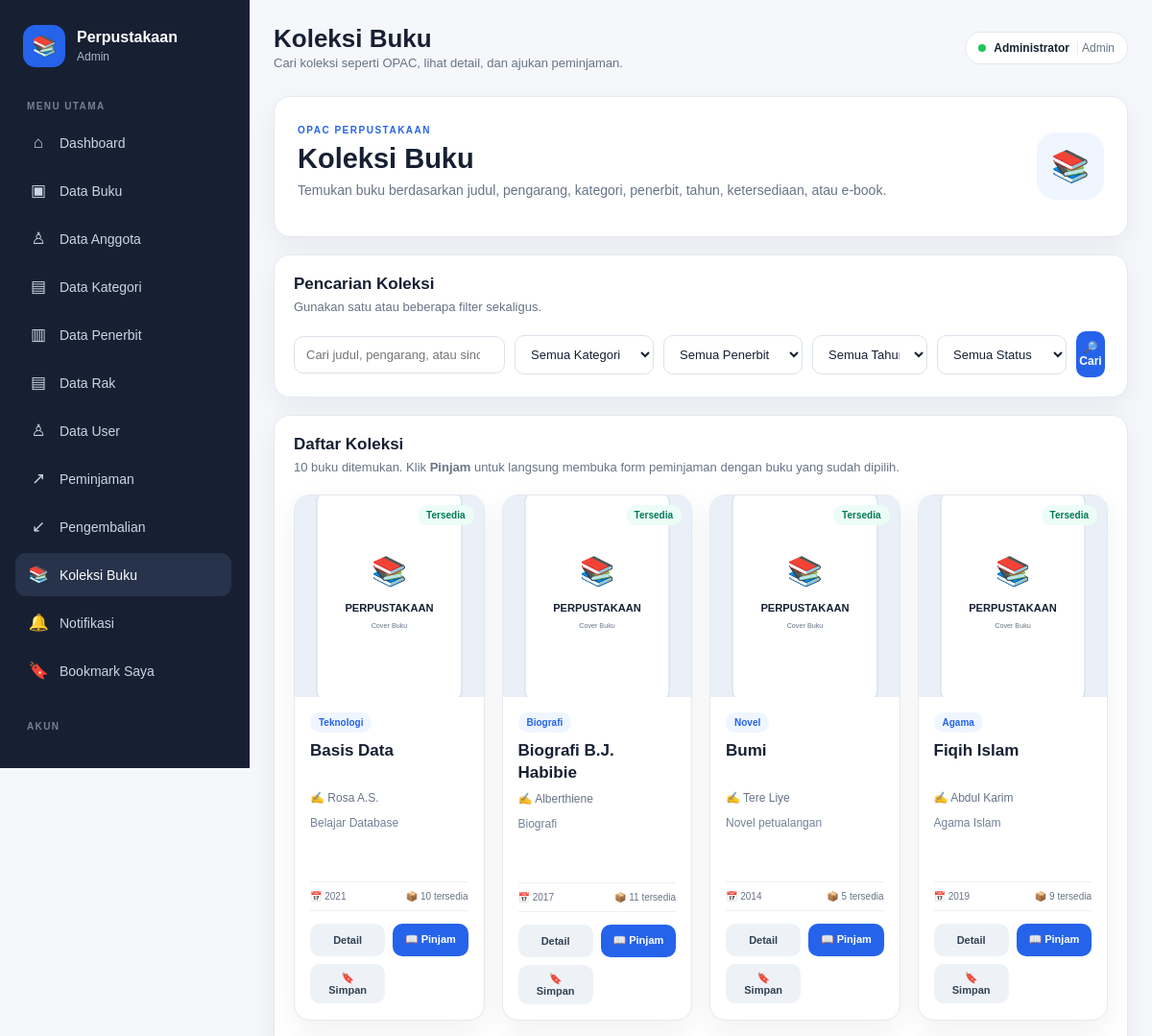
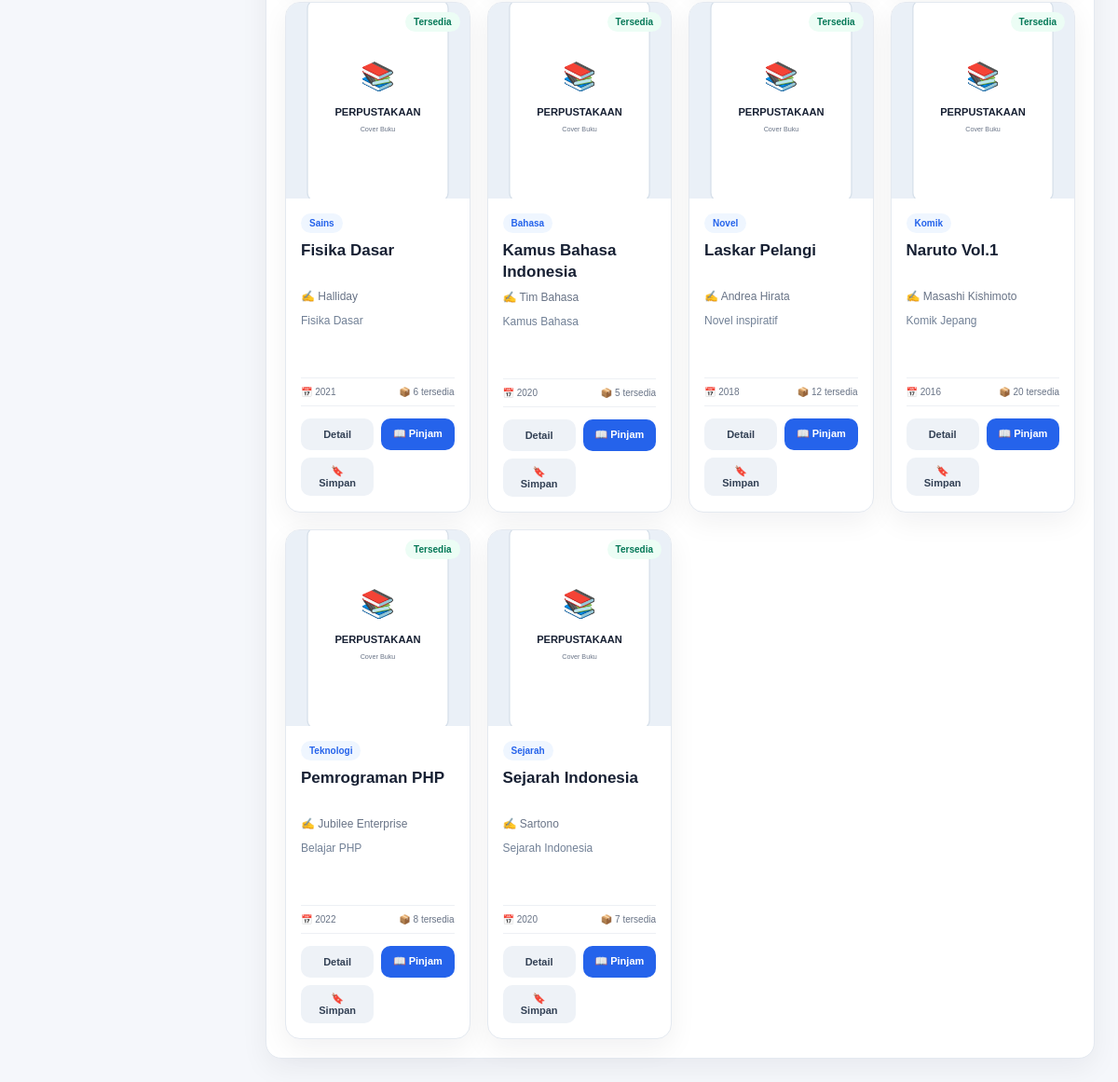
Page /pencarian/cari_buku.php (signed in) on the committed database (2 pictures, top to bottom).
### tables this page shows
CREATE TABLE `buku` (
  `id` int(10) UNSIGNED NOT NULL,
  `judul` varchar(255) NOT NULL,
  `kategori_id` int(10) UNSIGNED NOT NULL,
  `penerbit_id` int(10) UNSIGNED NOT NULL,
  `pengarang` varchar(150) DEFAULT NULL,
  `jumlah_halaman` int(10) UNSIGNED DEFAULT NULL,
  `jumlah_stok` int(10) UNSIGNED DEFAULT 0,
  `tahun_terbit` smallint(5) UNSIGNED DEFAULT NULL,
  `sinopsis` text DEFAULT NULL,
  `gambar` varchar(255) DEFAULT NULL,
  `status_aktif` tinyint(1) NOT NULL DEFAULT 1,
  `views_count` int(10) UNSIGNED NOT NULL DEFAULT 0,
  `id_rak` int(10) UNSIGNED DEFAULT NULL,
  `ebook_file` varchar(255) DEFAULT NULL
);

CREATE TABLE `kategori` (
  `id` int(10) UNSIGNED NOT NULL,
  `kode_kategori` varchar(20) NOT NULL,
  `nama_kategori` varchar(100) NOT NULL
);

### config/app.php (called while the page is built, shortened)
<?php
function url($path = "")
{
  $path = ltrim($path, "/");
  return BASE_URL . ($path !== "" ? "/" . $path : "");
}
if (!function_exists("e")) {
  function e($value)
  {
    return htmlspecialchars((string) $value, ENT_QUOTES, "UTF-8");
  }
}

### pencarian/cari_buku.php (the view, shortened to what this page needs)
<?php
require_once __DIR__ . '/../config/connection.php';
$cari       = trim($_GET['q'] ?? '');
$userId    = (int) ($_SESSION['user_id'] ?? 0);
$sql = "SELECT
            b.id,
            b.judul,
            b.pengarang,
            b.jumlah_halaman,
            b.jumlah_stok,
            b.tahun_terbit,
            b.sinopsis,
            b.gambar,
            b.ebook_file,
            EXISTS(SELECT 1 FROM bookmark bm WHERE bm.buku_id = b.id AND bm.user_id = ?) AS is_bookmarked,
            k.nama_kategori,
            p.nama_penerbit,
            COALESCE(
                (
                    SELECT SUM(pd.jumlah)
                    FROM peminjaman_detail pd
                    JOIN peminjaman pm
                        ON pm.id = pd.peminjaman_id
                    WHERE pd.buku_id = b.id
                      AND pm.status = 'dipinjam'
                ),
                0
            ) AS dipinjam
        FROM buku b
        LEFT JOIN kategori k
            ON k.id = b.kategori_id
        LEFT JOIN penerbit p
            ON p.id = b.penerbit_id
        WHERE b.status_aktif = 1";
$params = [$userId];
$types = 'i';
$sql .= " ORDER BY b.judul ASC";
$stmt = $conn->prepare($sql);
if (!empty($params)) {
    $stmt->bind_param($types, ...$params);
}
$stmt->execute();
$rows = $stmt->get_result();
require_once __DIR__ . '/../includes/layout_header.php';
?>
<section class="search-hero collection-hero">
    <div>
        <span class="page-label">OPAC PERPUSTAKAAN</span>
        <h1>Koleksi Buku</h1>
        <p>
            Temukan buku berdasarkan judul, pengarang, kategori, penerbit, tahun,
            ketersediaan, atau e-book.
        </p>
    </div>
    <div class="collection-icon">📚</div>
</section>
<section class="panel collection-filter-panel">
    <div class="panel-head">
        <div>
            <h3>Pencarian Koleksi</h3>
            <p class="muted">Gunakan satu atau beberapa filter sekaligus.</p>
        </div>
    </div>
    <div class="search-big collection-search">
        <form method="get">
            <input
                type="search"
                name="q"
                value="<?= e($cari) ?>"
                placeholder="Cari judul, pengarang, atau sinopsis..."
            >
            <select name="kategori" aria-label="Filter kategori">
                <option value="0">Semua Kategori</option>
            </select>
            <select name="penerbit" aria-label="Filter penerbit">
                <option value="0">Semua Penerbit</option>
            </select>
            <select name="tahun" aria-label="Filter tahun">
                <option value="0">Semua Tahun</option>
            </select>
            <select name="status" aria-label="Filter status">
                <option value="">Semua Status</option>
            </select>
            <button type="submit" class="btn primary">🔎 Cari</button>
        </form>
    </div>
</section>
<section class="search-results">
    <div class="panel-head collection-result-head">
        <div>
            <h3>Daftar Koleksi</h3>
            <p class="muted">
                <?= (int) $rows->num_rows ?> buku ditemukan.
                Klik <strong>Pinjam</strong> untuk langsung membuka form peminjaman
                dengan buku yang sudah dipilih.
            </p>
        </div>
    </div>
    <div class="book-grid compact-grid">
        <?php if ($rows->num_rows): ?>
            <?php while ($row = $rows->fetch_assoc()): ?>
                <?php
                $tersedia = max(
                    0,
                    (int) $row['jumlah_stok'] - (int) $row['dipinjam']
                );
                $gambarOtomatis = empty($row['gambar']) || $row['gambar'] === 'default.svg';
                $gambar = $gambarOtomatis
                    ? url('assets/images/default.svg')
                    : normalizeBookCoverUrl($row['gambar']);
                ?>
                <article class="book-card collection-card">
                    <div class="book-cover">
                        <img
                            src="<?= e($gambar) ?>"
                            data-book-id="<?= (int) $row['id'] ?>"
                            data-auto-cover="<?= $gambarOtomatis ? '1' : '0' ?>"
                            alt="<?= e($row['judul']) ?>"
                            onerror="this.src='<?= e(url('assets/images/default.svg')) ?>'"
                        >
                        <span class="availability <?= $tersedia > 0 ? 'available' : 'unavailable' ?>">
                            <?= $tersedia > 0 ? 'Tersedia' : 'Habis' ?>
                        </span>
                    </div>
                    <div class="book-content">
                        <span class="book-category">
                            <?= e($row['nama_kategori'] ?? 'Umum') ?>
                        </span>
                        <h3><?= e($row['judul']) ?></h3>
                        <p class="book-author">
                            ✍ <?= e($row['pengarang'] ?? '-') ?>
                        </p>
                        <p class="book-description">
                            <?= e(
                                $row['sinopsis']
                                ?: 'Belum ada sinopsis untuk buku ini.'
                            ) ?>
                        </p>
                        <div class="book-meta">
                            <span>📅 <?= e($row['tahun_terbit'] ?: '-') ?></span>
                            <span>📦 <?= $tersedia ?> tersedia</span>
                        </div>
                        <div class="book-actions collection-actions">
                            <a
                                class="btn small"
                                href="<?= e(url('buku/detail.php?id=' . (int) $row['id'])) ?>"
                            >
                                Detail
                            </a>
                            <?php if ($tersedia > 0): ?>
                                <a
                                    class="btn small primary"
                                    href="<?= e(url('transaksi/peminjaman.php?buku_id=' . (int) $row['id'])) ?>"
                                >
                                    📖 Pinjam
                                </a>
                            <?php else: ?>
                                <span class="btn small disabled-btn">
                                    Habis
                                </span>
                            <?php endif; ?>
                            <form method="post" action="<?= e(url('aksi/bookmark.php')) ?>">
                                <button
                                    type="submit"
                                    class="btn small <?= !empty($row['is_bookmarked']) ? 'bookmark-active' : '' ?>"
                                    title="<?= !empty($row['is_bookmarked']) ? 'Hapus dari buku tersimpan' : 'Simpan buku' ?>"
                                >
                                    <?= !empty($row['is_bookmarked']) ? '✓ Tersimpan' : '🔖 Simpan' ?>
                                </button>
                            </form>
                        </div>
                    </div>
                </article>
            <?php endwhile; ?>
        <?php endif; ?>
    </div>
</section>
<?php require_once __DIR__ . '/../includes/layout_footer.php'; ?>

### rows in the picture
buku: shows "Tersedia", kategori.nama_kategori "Teknologi", judul "Basis Data", pengarang "Rosa A.S.", sinopsis "Belajar Database", tahun_terbit "2021", jumlah_stok "10"
buku: shows "Tersedia", kategori.nama_kategori "Biografi", judul "Biografi B.J. Habibie", pengarang "Alberthiene", sinopsis "Biografi", tahun_terbit "2017", jumlah_stok "11"
buku: shows "Tersedia", kategori.nama_kategori "Novel", judul "Bumi", pengarang "Tere Liye", sinopsis "Novel petualangan", tahun_terbit "2014", jumlah_stok "5"
buku: shows "Tersedia", kategori.nama_kategori "Agama", judul "Fiqih Islam", pengarang "Abdul Karim", sinopsis "Agama Islam", tahun_terbit "2019", jumlah_stok "9"
buku: shows "Tersedia", kategori.nama_kategori "Sains", judul "Fisika Dasar", pengarang "Halliday", sinopsis "Fisika Dasar", tahun_terbit "2021", jumlah_stok "6"
buku: shows "Tersedia", kategori.nama_kategori "Bahasa", judul "Kamus Bahasa Indonesia", pengarang "Tim Bahasa", sinopsis "Kamus Bahasa", tahun_terbit "2020", jumlah_stok "5"
buku: shows "Tersedia", kategori.nama_kategori "Novel", judul "Laskar Pelangi", pengarang "Andrea Hirata", sinopsis "Novel inspiratif", tahun_terbit "2018", jumlah_stok "12"
buku: shows "Tersedia", kategori.nama_kategori "Komik", judul "Naruto Vol.1", pengarang "Masashi Kishimoto", sinopsis "Komik Jepang", tahun_terbit "2016", jumlah_stok "20"
buku: shows "Tersedia", kategori.nama_kategori "Teknologi", judul "Pemrograman PHP", pengarang "Jubilee Enterprise", sinopsis "Belajar PHP", tahun_terbit "2022", jumlah_stok "8"
buku: shows "Tersedia", kategori.nama_kategori "Sejarah", judul "Sejarah Indonesia", pengarang "Sartono", sinopsis "Sejarah Indonesia", tahun_terbit "2020", jumlah_stok "7"

### other values in the picture
$level ?: 'User' "Admin"
$pageTitle "Koleksi Buku"
$pageDescription "Cari koleksi seperti OPAC, lihat detail, dan ajukan peminjaman."
$_SESSION['nama'] "Administrator"
$_SESSION['level'] "Admin"
$rows->num_rows "10"
